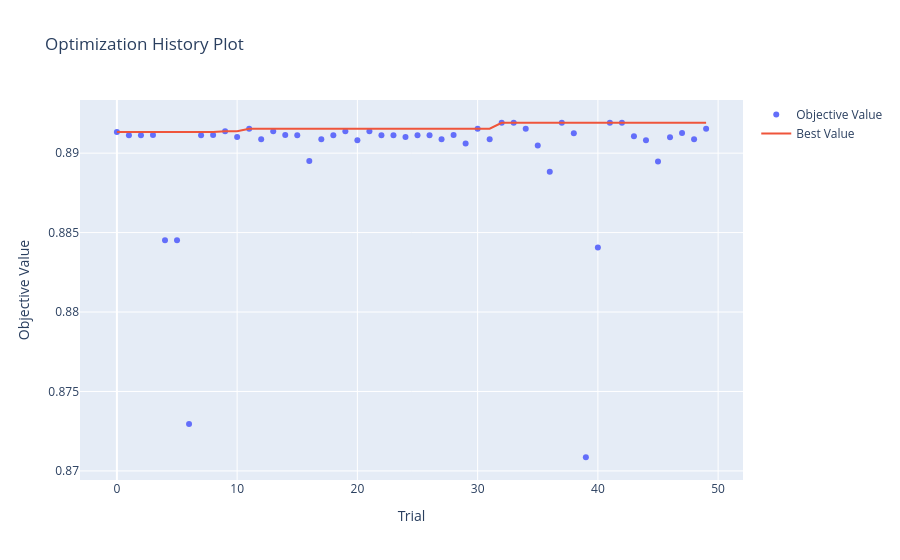
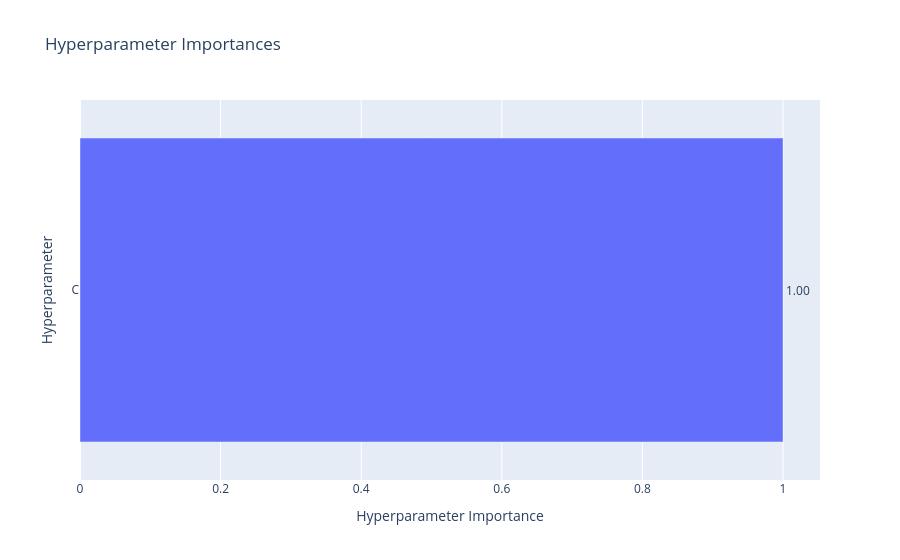
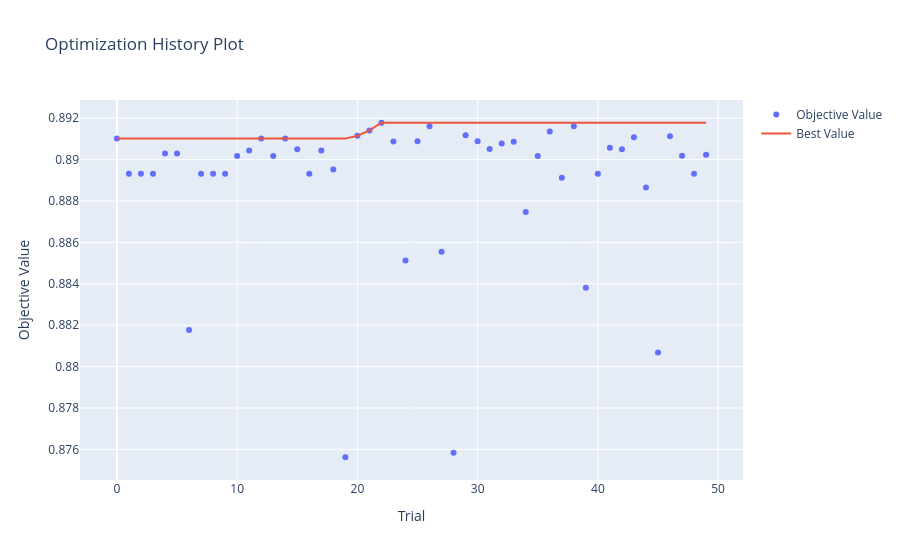
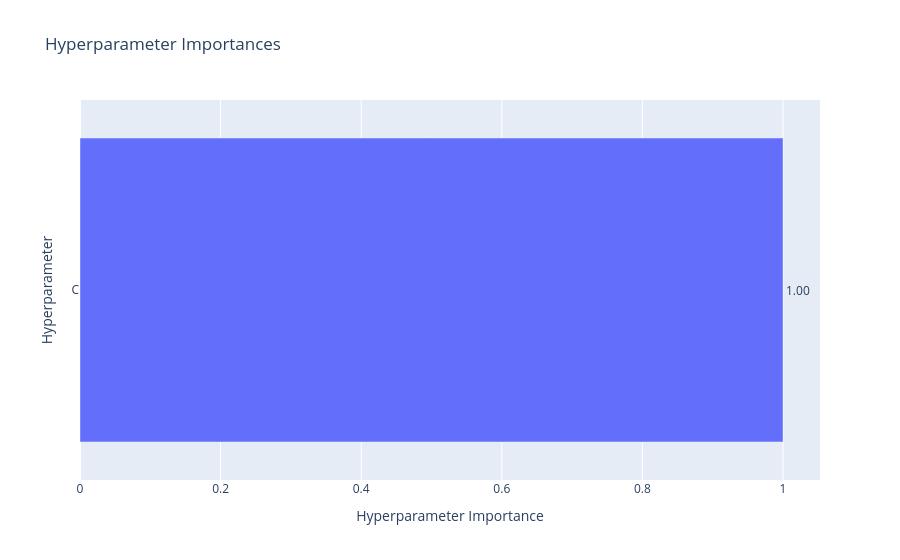

Notebook source saved alongside these figures, in order:
### Code cell
# ── Optuna visualisation (or top-10 trials table fallback) ───────────────────
def _top10(study):
    df = study.trials_dataframe()
    keep = [c for c in ["number", "value", "duration"]
            + [f"params_{k}" for k in study.best_params] if c in df.columns]
    print(df[keep].sort_values("value", ascending=False).head(10).to_string(index=False))

for fam, study in STUDIES.items():
    print(f"\n=== {fam} — optimisation history / importances ===")
    if PLOTLY_OK:
        try:
            optuna.visualization.plot_optimization_history(study).show()
            optuna.visualization.plot_param_importances(study).show()
        except Exception as exc:
            print(f"visualisation failed ({type(exc).__name__}) — top-10 trials:")
            _top10(study)
    else:
        print("plotly missing — top-10 trials:")
        _top10(study)

### Figure 1 — Plotly figure (JSON) as saved in the notebook; plotly's stock layout.template omitted (floating-point values rounded to 4 significant figures)
{"data": [{"mode": "markers", "name": "Objective Value", "type": "scatter", "x": [0, 1, 2, 3, 4, 5, 6, 7, 8, 9, 10, 11, 12, 13, 14, 15, 16, 17, 18, 19, 20, 21, 22, 23, 24, 25, 26, 27, 28, 29, 30, 31, 32, 33, 34, 35, 36, 37, 38, 39, 40, 41, 42, 43, 44, 45, 46, 47, 48, 49], "y": [0.8913, 0.8911, 0.8911, 0.8911, 0.8845, 0.8845, 0.873, 0.8911, 0.8911, 0.8914, 0.891, 0.8915, 0.8909, 0.8914, 0.8911, 0.8911, 0.8895, 0.8909, 0.8911, 0.8914, 0.8908, 0.8914, 0.8911, 0.8911, 0.891, 0.8911, 0.8911, 0.8909, 0.8911, 0.8906, 0.8915, 0.8909, 0.8919, 0.8919, 0.8915, 0.8905, 0.8888, 0.8919, 0.8913, 0.8709, 0.8841, 0.8919, 0.8919, 0.8911, 0.8908, 0.8895, 0.891, 0.8913, 0.8909, 0.8915]}, {"mode": "lines", "name": "Best Value", "type": "scatter", "x": [0, 1, 2, 3, 4, 5, 6, 7, 8, 9, 10, 11, 12, 13, 14, 15, 16, 17, 18, 19, 20, 21, 22, 23, 24, 25, 26, 27, 28, 29, 30, 31, 32, 33, 34, 35, 36, 37, 38, 39, 40, 41, 42, 43, 44, 45, 46, 47, 48, 49], "y": [0.8913, 0.8913, 0.8913, 0.8913, 0.8913, 0.8913, 0.8913, 0.8913, 0.8913, 0.8914, 0.8914, 0.8915, 0.8915, 0.8915, 0.8915, 0.8915, 0.8915, 0.8915, 0.8915, 0.8915, 0.8915, 0.8915, 0.8915, 0.8915, 0.8915, 0.8915, 0.8915, 0.8915, 0.8915, 0.8915, 0.8915, 0.8915, 0.8919, 0.8919, 0.8919, 0.8919, 0.8919, 0.8919, 0.8919, 0.8919, 0.8919, 0.8919, 0.8919, 0.8919, 0.8919, 0.8919, 0.8919, 0.8919, 0.8919, 0.8919]}, {"marker": {"color": "#cccccc"}, "mode": "markers", "name": "Infeasible Trial", "showlegend": false, "type": "scatter", "x": [], "y": []}], "layout": {"title": {"text": "Optimization History Plot"}, "xaxis": {"title": {"text": "Trial"}}, "yaxis": {"title": {"text": "Objective Value"}}}}

### Figure 2 — Plotly figure (JSON) as saved in the notebook; plotly's stock layout.template omitted (floating-point values rounded to 4 significant figures)
{"data": [{"cliponaxis": false, "hovertemplate": ["C (FloatDistribution): 1.0<extra></extra>"], "name": "Objective Value", "orientation": "h", "text": ["1.00"], "textposition": "outside", "type": "bar", "x": [1.0], "y": ["C"]}], "layout": {"title": {"text": "Hyperparameter Importances"}, "xaxis": {"title": {"text": "Hyperparameter Importance"}}, "yaxis": {"title": {"text": "Hyperparameter"}}}}

### Figure 3 — Plotly figure (JSON) as saved in the notebook; plotly's stock layout.template omitted (floating-point values rounded to 4 significant figures)
{"data": [{"mode": "markers", "name": "Objective Value", "type": "scatter", "x": [0, 1, 2, 3, 4, 5, 6, 7, 8, 9, 10, 11, 12, 13, 14, 15, 16, 17, 18, 19, 20, 21, 22, 23, 24, 25, 26, 27, 28, 29, 30, 31, 32, 33, 34, 35, 36, 37, 38, 39, 40, 41, 42, 43, 44, 45, 46, 47, 48, 49], "y": [0.891, 0.8893, 0.8893, 0.8893, 0.8903, 0.8903, 0.8818, 0.8893, 0.8893, 0.8893, 0.8902, 0.8904, 0.891, 0.8902, 0.891, 0.8905, 0.8893, 0.8904, 0.8895, 0.8756, 0.8911, 0.8914, 0.8918, 0.8909, 0.8851, 0.8909, 0.8916, 0.8855, 0.8758, 0.8912, 0.8909, 0.8905, 0.8908, 0.8909, 0.8875, 0.8902, 0.8914, 0.8891, 0.8916, 0.8838, 0.8893, 0.8906, 0.8905, 0.8911, 0.8887, 0.8807, 0.8911, 0.8902, 0.8893, 0.8902]}, {"mode": "lines", "name": "Best Value", "type": "scatter", "x": [0, 1, 2, 3, 4, 5, 6, 7, 8, 9, 10, 11, 12, 13, 14, 15, 16, 17, 18, 19, 20, 21, 22, 23, 24, 25, 26, 27, 28, 29, 30, 31, 32, 33, 34, 35, 36, 37, 38, 39, 40, 41, 42, 43, 44, 45, 46, 47, 48, 49], "y": [0.891, 0.891, 0.891, 0.891, 0.891, 0.891, 0.891, 0.891, 0.891, 0.891, 0.891, 0.891, 0.891, 0.891, 0.891, 0.891, 0.891, 0.891, 0.891, 0.891, 0.8911, 0.8914, 0.8918, 0.8918, 0.8918, 0.8918, 0.8918, 0.8918, 0.8918, 0.8918, 0.8918, 0.8918, 0.8918, 0.8918, 0.8918, 0.8918, 0.8918, 0.8918, 0.8918, 0.8918, 0.8918, 0.8918, 0.8918, 0.8918, 0.8918, 0.8918, 0.8918, 0.8918, 0.8918, 0.8918]}, {"marker": {"color": "#cccccc"}, "mode": "markers", "name": "Infeasible Trial", "showlegend": false, "type": "scatter", "x": [], "y": []}], "layout": {"title": {"text": "Optimization History Plot"}, "xaxis": {"title": {"text": "Trial"}}, "yaxis": {"title": {"text": "Objective Value"}}}}

### Figure 4 — Plotly figure (JSON) as saved in the notebook; plotly's stock layout.template omitted (floating-point values rounded to 4 significant figures)
{"data": [{"cliponaxis": false, "hovertemplate": ["C (FloatDistribution): 1.0<extra></extra>"], "name": "Objective Value", "orientation": "h", "text": ["1.00"], "textposition": "outside", "type": "bar", "x": [1.0], "y": ["C"]}], "layout": {"title": {"text": "Hyperparameter Importances"}, "xaxis": {"title": {"text": "Hyperparameter Importance"}}, "yaxis": {"title": {"text": "Hyperparameter"}}}}
